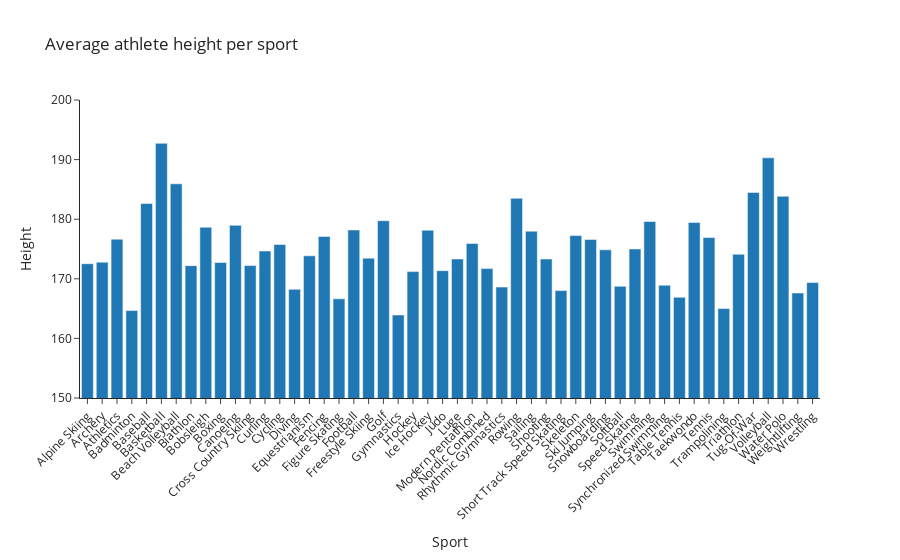

The cell this chart's notebook holds for it:
### Markdown cell above
### Average athlete height per sport, ordered alphabetically by sports

### Code cell
sport_heights_mean = italy_events.groupby("Sport").agg({'Height': 'mean'})
sport_heights_mean = sport_heights_mean.dropna()

fig = px.bar(
    sport_heights_mean,
    x=sport_heights_mean.index,
    y="Height",
    title="Average athlete height per sport",
    template="simple_white",
)

fig.update_layout(
    xaxis = dict(
        tickangle=-45       
    ),
    yaxis = dict(
        range = [150, 200]
    )
)

fig.show()

### Figure 1 — Plotly figure (JSON) as saved in the notebook; plotly's stock layout.template omitted (floating-point values rounded to 4 significant figures)
{"data": [{"alignmentgroup": "True", "hovertemplate": "Sport=%{x}<br>Height=%{y}<extra></extra>", "legendgroup": "", "marker": {"color": "#1F77B4", "pattern": {"shape": ""}}, "name": "", "offsetgroup": "", "orientation": "v", "showlegend": false, "textposition": "auto", "type": "bar", "x": ["Alpine Skiing", "Archery", "Athletics", "Badminton", "Baseball", "Basketball", "Beach Volleyball", "Biathlon", "Bobsleigh", "Boxing", "Canoeing", "Cross Country Skiing", "Curling", "Cycling", "Diving", "Equestrianism", "Fencing", "Figure Skating", "Football", "Freestyle Skiing", "Golf", "Gymnastics", "Hockey", "Ice Hockey", "Judo", "Luge", "Modern Pentathlon", "Nordic Combined", "Rhythmic Gymnastics", "Rowing", "Sailing", "Shooting", "Short Track Speed Skating", "Skeleton", "Ski Jumping", "Snowboarding", "Softball", "Speed Skating", "Swimming", "Synchronized Swimming", "Table Tennis", "Taekwondo", "Tennis", "Trampolining", "Triathlon", "Tug-Of-War", "Volleyball", "Water Polo", "Weightlifting", "Wrestling"], "xaxis": "x", "y": [172.5, 172.8, 176.6, 164.7, 182.6, 192.7, 185.9, 172.2, 178.7, 172.7, 179.0, 172.2, 174.7, 175.8, 168.2, 173.9, 177.1, 166.6, 178.2, 173.5, 179.8, 163.9, 171.2, 178.2, 171.4, 173.3, 175.9, 171.7, 168.6, 183.5, 178.0, 173.3, 168.0, 177.2, 176.6, 174.9, 168.7, 175.0, 179.6, 168.9, 166.9, 179.5, 176.9, 165, 174.1, 184.5, 190.3, 183.8, 167.6, 169.4], "yaxis": "y"}], "layout": {"barmode": "relative", "legend": {"tracegroupgap": 0}, "title": {"text": "Average athlete height per sport"}, "xaxis": {"anchor": "y", "domain": [0, 1], "tickangle": -45, "title": {"text": "Sport"}}, "yaxis": {"anchor": "x", "domain": [0, 1], "range": [150, 200], "title": {"text": "Height"}}}}
